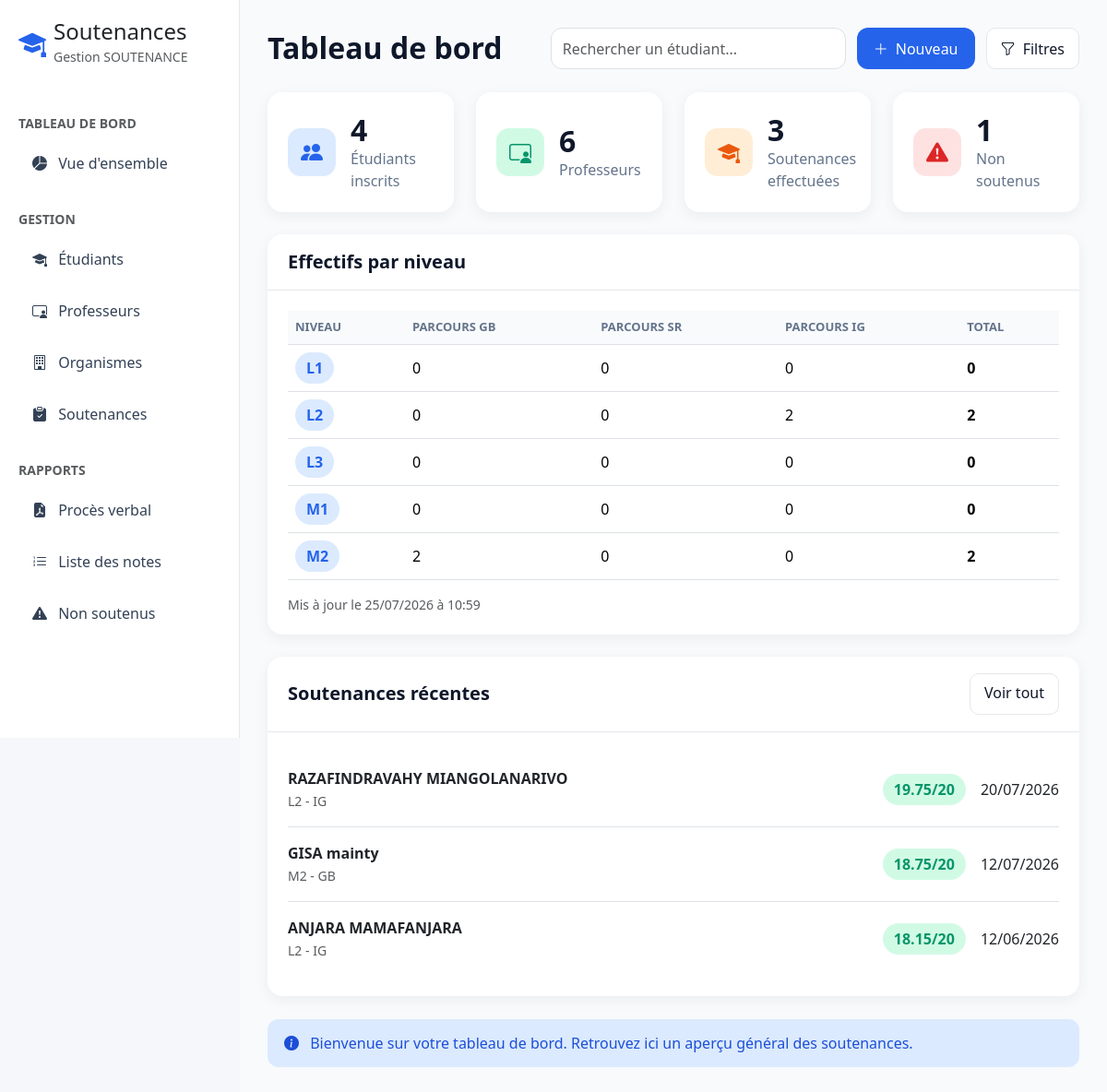
Page /pages/dashboard.php on the committed database.
### tables this page shows
CREATE TABLE `soutenir` (
  `id` int(11) NOT NULL,
  `matricule` varchar(20) NOT NULL,
  `idorg` int(11) NOT NULL,
  `annee_univ` varchar(20) NOT NULL,
  `note` decimal(4,2) NOT NULL,
  `president` varchar(255) NOT NULL,
  `examinateur` varchar(255) NOT NULL,
  `rapporteur_int` varchar(255) NOT NULL,
  `rapporteur_ext` varchar(255) NOT NULL,
  `date_soutenance` date NOT NULL
);

CREATE TABLE `etudiant` (
  `matricule` varchar(20) NOT NULL,
  `nom` varchar(100) NOT NULL,
  `prenoms` varchar(150) NOT NULL,
  `niveau` varchar(10) NOT NULL,
  `parcours` varchar(50) NOT NULL,
  `adr_email` varchar(150) DEFAULT NULL
);

### pages/dashboard.php (the view, shortened to what this page needs)
<?php
$nb_etudiants = 0;
$nb_professeurs = 0;
$nb_soutenances = 0;
$nb_non_soutenus = 0;
$niveaux = ['L1', 'L2', 'L3', 'M1', 'M2'];
$parcours = ['GB', 'SR', 'IG'];
$effectifs = [];
$soutenances_recentes = [];
function afficherTexte(mixed $valeur): string
{
    return htmlspecialchars(
        (string) $valeur,
        ENT_QUOTES,
        'UTF-8'
    );
}
function obtenirTotal(mysqli $connexion, string $requete): int
{
    $resultat = $connexion->query($requete);
    $ligne = $resultat->fetch_assoc();
    return (int) ($ligne['total'] ?? 0);
}
try {
    require_once __DIR__ . '/../includes/config.php';
    $conn->set_charset('utf8mb4');
    $nb_etudiants = obtenirTotal(
        $conn,
        "SELECT COUNT(*) AS total FROM etudiant"
    );
    $nb_professeurs = obtenirTotal(
        $conn,
        "SELECT COUNT(*) AS total FROM professeur"
    );
    $nb_soutenances = obtenirTotal(
        $conn,
        "SELECT COUNT(*) AS total FROM soutenir"
    );
    $nb_non_soutenus = obtenirTotal(
        $conn,
        "
        SELECT COUNT(*) AS total
        FROM etudiant AS e
        LEFT JOIN soutenir AS s
            ON e.matricule = s.matricule
        WHERE s.matricule IS NULL
        "
    );
    foreach ($niveaux as $niveau) {
        foreach ($parcours as $p) {
            $effectifs[$niveau][$p] = 0;
        }
    }
    $resultat_effectifs = $conn->query(
        "
        SELECT niveau, parcours, COUNT(*) AS total
        FROM etudiant
        WHERE niveau IN ('L1', 'L2', 'L3', 'M1', 'M2')
          AND parcours IN ('GB', 'SR', 'IG')
        GROUP BY niveau, parcours
        "
    );
    while ($ligne = $resultat_effectifs->fetch_assoc()) {
        $niveau = $ligne['niveau'];
        $p = $ligne['parcours'];
        if (
            isset($effectifs[$niveau]) &&
            array_key_exists($p, $effectifs[$niveau])
        ) {
            $effectifs[$niveau][$p] = (int) $ligne['total'];
        }
    }
    $resultat_recentes = $conn->query(
        "
        SELECT
            s.*,
            e.nom,
            e.prenoms,
            e.niveau,
            e.parcours
        FROM soutenir AS s
        LEFT JOIN etudiant AS e
            ON s.matricule = e.matricule
        ORDER BY s.date_soutenance DESC
        LIMIT 5
        "
    );
    while ($ligne = $resultat_recentes->fetch_assoc()) {
        $soutenances_recentes[] = $ligne;
    }
} catch (Throwable $erreur) {
    $erreur_dashboard = $erreur->getMessage();
}
require_once __DIR__ . '/../includes/header.php';
require_once __DIR__ . '/../includes/sidebar.php';
?>
<main class="content">
    <div class="topbar">
        <h2>Tableau de bord</h2>
        <div class="topbar-actions">
            <input
                type="text"
                class="form-control search-box"
                id="rechercheEtudiant"
                placeholder="Rechercher un étudiant..."
            >
            <a href="etudiants.php" class="btn-main">
                <i class="bi bi-plus-lg me-2"></i>
                Nouveau
            </a>
            <button type="button" class="simple-btn">
                <i class="bi bi-funnel me-1"></i>
                Filtres
            </button>
        </div>
    </div>
    <div class="row g-4 mb-4">
        <div class="col-xl-3 col-md-6">
            <div class="stat-card d-flex gap-3 align-items-center">
                <div class="stat-icon blue">
                    <i class="bi bi-people-fill"></i>
                </div>
                <div>
                    <h3><?= $nb_etudiants; ?></h3>
                    <p>Étudiants inscrits</p>
                </div>
            </div>
        </div>
        <div class="col-xl-3 col-md-6">
            <div class="stat-card d-flex gap-3 align-items-center">
                <div class="stat-icon green">
                    <i class="bi bi-person-video3"></i>
                </div>
                <div>
                    <h3><?= $nb_professeurs; ?></h3>
                    <p>Professeurs</p>
                </div>
            </div>
        </div>
        <div class="col-xl-3 col-md-6">
            <div class="stat-card d-flex gap-3 align-items-center">
                <div class="stat-icon orange">
                    <i class="bi bi-mortarboard-fill"></i>
                </div>
                <div>
                    <h3><?= $nb_soutenances; ?></h3>
                    <p>Soutenances effectuées</p>
                </div>
            </div>
        </div>
        <div class="col-xl-3 col-md-6">
            <div class="stat-card d-flex gap-3 align-items-center">
                <div class="stat-icon red">
                    <i class="bi bi-exclamation-triangle-fill"></i>
                </div>
                <div>
                    <h3><?= $nb_non_soutenus; ?></h3>
                    <p>Non soutenus</p>
                </div>
            </div>
        </div>
    </div>
    <div class="panel mb-4">
        <div class="panel-header">
            <h5>Effectifs par niveau</h5>
        </div>
        <div class="panel-body">
            <div class="table-responsive">
                <table class="table table-hover align-middle mb-0">
                    <thead>
                        <tr>
                            <th>Niveau</th>
                            <th>Parcours GB</th>
                            <th>Parcours SR</th>
                            <th>Parcours IG</th>
                            <th>Total</th>
                        </tr>
                    </thead>
                    <tbody>
                        <?php foreach ($niveaux as $niveau): ?>
                            <?php
                            $total_niveau = 0;
                            foreach ($parcours as $p) {
                                $total_niveau += $effectifs[$niveau][$p] ?? 0;
                            }
                            ?>
                            <tr>
                                <td>
                                    <span class="badge-level">
                                        <?= afficherTexte($niveau); ?>
                                    </span>
                                </td>
                                <?php foreach ($parcours as $p): ?>
                                    <td>
                                        <?= (int) ($effectifs[$niveau][$p] ?? 0); ?>
                                    </td>
                                <?php endforeach; ?>
                                <td>
                                    <strong><?= $total_niveau; ?></strong>
                                </td>
                            </tr>
                        <?php endforeach; ?>
                    </tbody>
                </table>
            </div>
            <small class="text-muted d-block mt-3">
                Mis à jour le
                <?= date('d/m/Y'); ?>
                à
                <?= date('H:i'); ?>
            </small>
        </div>
    </div>
    <div class="panel">
        <div class="panel-header">
            <h5>Soutenances récentes</h5>
            <a
                href="soutenances.php"
                class="simple-btn text-decoration-none"
            >
                Voir tout
            </a>
        </div>
        <div class="panel-body">
            <?php if (count($soutenances_recentes) === 0): ?>
                <div class="empty-message">
                    <i class="bi bi-inbox fs-3 d-block mb-2"></i>
                    Aucune soutenance récente disponible.
                </div>
            <?php else: ?>
                <?php foreach ($soutenances_recentes as $soutenance): ?>
                    <?php
                    $nom_complet = trim(
                        ($soutenance['nom'] ?? '') . ' ' .
                        ($soutenance['prenoms'] ?? '')
                    );
                    $niveau_etudiant =
                        $soutenance['niveau'] ?? 'Niveau non défini';
                    $parcours_etudiant =
                        $soutenance['parcours'] ?? 'Parcours non défini';
                    $note = $soutenance['note'] ?? null;
                    $date_soutenance =
                        $soutenance['date_soutenance'] ?? null;
                    if (!empty($date_soutenance)) {
                        $timestamp = strtotime($date_soutenance);
                        $date_affichee = $timestamp !== false
                            ? date('d/m/Y', $timestamp)
                            : $date_soutenance;
                    } else {
                        $date_affichee = 'Date non définie';
                    }
                    ?>
                    <div class="recent-item d-flex flex-wrap justify-content-between align-items-center gap-3 border-bottom py-3">
                        <div>
                            <strong>
                                <?= afficherTexte($nom_complet); ?>
                            </strong>
                            <br>
                            <small class="text-muted">
                                <?= afficherTexte($niveau_etudiant); ?>
                                -
                                <?= afficherTexte($parcours_etudiant); ?>
                            </small>
                        </div>
                        <div class="d-flex align-items-center gap-3">
                            <span class="badge-note">
                                <?php if ($note !== null && $note !== ''): ?>
                                    <?= afficherTexte($note); ?>/20
                                <?php else: ?>
                                    Note non définie
                                <?php endif; ?>
                            </span>
                            <span>
                                <?= afficherTexte($date_affichee); ?>
                            </span>
                        </div>
                    </div>
                <?php endforeach; ?>
            <?php endif; ?>
        </div>
    </div>
    <div class="info">
        <i class="bi bi-info-circle-fill me-2"></i>
        Bienvenue sur votre tableau de bord. Retrouvez ici un aperçu
        général des soutenances.
    </div>
</main>
</body>
</html>

### includes/header.php (shortened to what this page needs)
<!DOCTYPE html>
<html lang="fr">
<head>
<link href="https://cdn.jsdelivr.net/npm/bootstrap@5.3.3/dist/css/bootstrap.min.css" rel="stylesheet">
<link href="https://cdn.jsdelivr.net/npm/bootstrap-icons@1.11.3/font/bootstrap-icons.css" rel="stylesheet">
</head>
<body></body>

### includes/sidebar.php
<div class="sidebar">
    <div class="d-flex align-items-center mb-5">
        <div class="logo me-2">
            <i class="bi bi-mortarboard-fill"></i>
        </div>
        <div>
            <h4 class="mb-0">Soutenances</h4>
            <small class="text-muted">Gestion SOUTENANCE</small>
        </div>
    </div>
    <div class="menu">
        <small class="text-muted fw-bold">TABLEAU DE BORD</small>
        <a href="dashboard.php"><i class="bi bi-pie-chart-fill me-2"></i> Vue d'ensemble</a>
        <br>
        <small class="text-muted fw-bold">GESTION</small>
        <a href="etudiants.php"><i class="bi bi-mortarboard-fill me-2"></i> Étudiants</a>
        <a href="professeurs.php"><i class="bi bi-person-video3 me-2"></i> Professeurs</a>
        <a href="organismes.php"><i class="bi bi-building me-2"></i> Organismes</a>
        <a href="soutenances.php"><i class="bi bi-clipboard-check-fill me-2"></i> Soutenances</a>
        <br>
        <small class="text-muted fw-bold">RAPPORTS</small>
        <a href="proces_verbal.php"><i class="bi bi-file-earmark-pdf-fill me-2"></i> Procès verbal</a>
        <a href="notes.php"><i class="bi bi-list-ol me-2"></i> Liste des notes</a>
        <a href="non_soutenus.php"><i class="bi bi-exclamation-triangle-fill me-2"></i> Non soutenus</a>
    </div>
</div>

### includes/header.php (style rules this page uses)
* { margin:0; padding:0; box-sizing:border-box; }
html, body { width:100%; min-height:100%; overflow-x:hidden; overflow-y:auto; background:#f5f7fb; font-family:Segoe UI,Tahoma,Geneva,Verdana,sans-serif; }
.sidebar { position:fixed; top:0; left:0; width:260px; height:100vh; background:#ffffff; border-right:1px solid #e5e7eb; overflow-y:auto; z-index:1000; padding:20px; }
.content { margin-left:260px; min-height:100vh; padding:30px; }
.logo { font-size:30px; color:#2563eb; }
.menu a { display:block; padding:12px 15px; margin-top:8px; border-radius:12px; color:#334155; text-decoration:none; transition:.25s; font-weight:500; }
.table th { background:#f8fafc; color:#475569; text-transform:uppercase; font-size:13px; }
.form-control, .form-select { min-height:45px; border-radius:10px; }

### pages/dashboard.php (style rules this page uses)
.content { background: #f8fafc; min-height: 100vh; padding: 30px; }
.topbar { display: flex; justify-content: space-between; align-items: center; gap: 20px; margin-bottom: 25px; }
.topbar h2 { margin: 0; font-weight: 700; color: #0f172a; }
.topbar-actions { display: flex; align-items: center; gap: 12px; }
.search-box { width: 320px; height: 45px; border-radius: 12px; }
.btn-main { display: inline-flex; align-items: center; justify-content: center; min-height: 45px; padding: 10px 18px; border-radius: 12px; background: #2563eb; color: white; text-decoration: none; white-space: nowrap; }
.simple-btn { min-height: 45px; padding: 8px 15px; border: 1px solid #e5e7eb; border-radius: 10px; background: white; color: #0f172a; }
.stat-card { height: 100%; padding: 22px; border-radius: 16px; background: white; box-shadow: 0 4px 15px rgba(0, 0, 0, 0.06); }
.stat-card h3 { margin: 0; font-size: 32px; font-weight: 800; color: #0f172a; }
.stat-card p { margin: 0; color: #64748b; }
.stat-icon { display: flex; align-items: center; justify-content: center; flex: 0 0 52px; width: 52px; height: 52px; border-radius: 14px; font-size: 24px; }
.blue { background: #dbeafe; color: #2563eb; }
.green { background: #d1fae5; color: #059669; }
.orange { background: #ffedd5; color: #ea580c; }
.red { background: #fee2e2; color: #dc2626; }
.panel { overflow: hidden; border-radius: 16px; background: white; box-shadow: 0 4px 15px rgba(0, 0, 0, 0.06); }
.panel-header { display: flex; justify-content: space-between; align-items: center; padding: 18px 22px; border-bottom: 1px solid #e5e7eb; }
.panel-header h5 { margin: 0; font-weight: 700; color: #0f172a; }
.panel-body { padding: 22px; }
.table th { color: #64748b; font-size: 13px; text-transform: uppercase; white-space: nowrap; }
.badge-level { display: inline-block; padding: 5px 12px; border-radius: 20px; background: #dbeafe; color: #2563eb; font-weight: 700; }
.badge-note { display: inline-block; padding: 5px 12px; border-radius: 20px; background: #d1fae5; color: #059669; font-weight: 700; }
.recent-item:last-child { border-bottom: none !important; }
.info { margin-top: 25px; padding: 14px 18px; border-radius: 12px; background: #dbeafe; color: #1d4ed8; }

### rows in the picture
soutenir: matricule.prenoms "RAZAFINDRAVAHY MIANGOLANARIVO", matricule.niveau "L2", matricule.parcours "IG", note "19.75", date_soutenance "20/07/2026"
soutenir: matricule.prenoms "GISA mainty", matricule.niveau "M2", matricule.parcours "GB", note "18.75", date_soutenance "12/07/2026"
soutenir: matricule.prenoms "ANJARA MAMAFANJARA", matricule.niveau "L2", matricule.parcours "IG", note "18.15", date_soutenance "12/06/2026"

### other values in the picture
$nb_etudiants "4"
$nb_professeurs "6"
$nb_soutenances "3"
$nb_non_soutenus "1"
afficherTexte($niveau) "L1"
$effectifs[$niveau][$p] "0"
$total_niveau "0"
afficherTexte($niveau) "L2"
$effectifs[$niveau][$p] "2"
$total_niveau "2"
afficherTexte($niveau) "L3"
afficherTexte($niveau) "M1"
afficherTexte($niveau) "M2"
